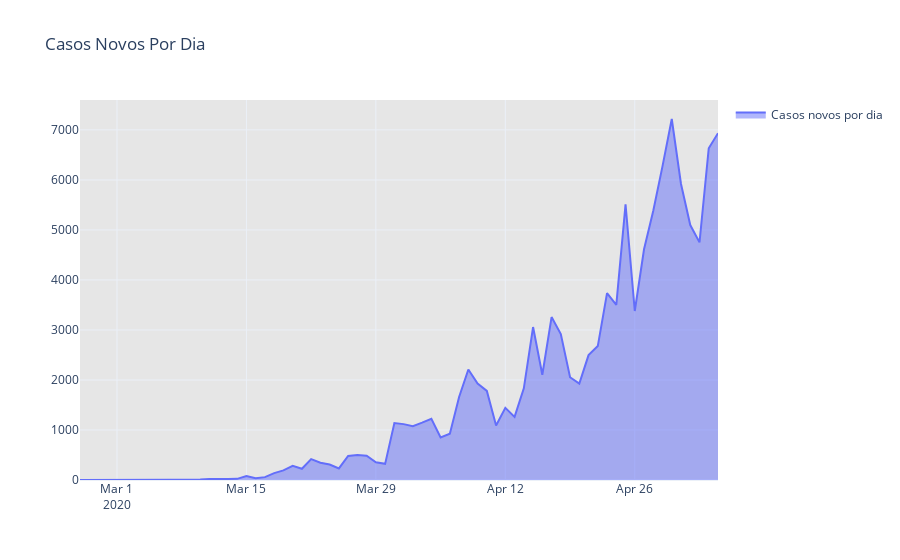

Source (notebook cell):
### Code cell
from datetime import datetime
now = datetime.now()
fig2 = go.Figure()
    
fig2.add_trace(go.Scatter(x = casosNovosDia.data, y = casosNovosDia['casosNovos'], name="Casos novos por dia",fill='tonexty'))


fig2.update_layout(title='Casos Novos Por Dia',
                   plot_bgcolor='rgb(230, 230,230)',
                   showlegend=True, template="plotly_white",
)

fig2.show()
plotly.offline.plot(fig2, filename='HTML/NovosCasosBrasilDia.html', auto_open=False)

### Figure 1 — Plotly figure (JSON) as saved in the notebook; plotly's stock layout.template omitted (floating-point values rounded to 4 significant figures)
{"data": [{"fill": "tonexty", "name": "Casos novos por dia", "type": "scatter", "x": ["2020-02-26", "2020-02-27", "2020-02-28", "2020-02-29", "2020-03-01", "2020-03-02", "2020-03-03", "2020-03-04", "2020-03-05", "2020-03-06", "2020-03-07", "2020-03-08", "2020-03-09", "2020-03-10", "2020-03-11", "2020-03-12", "2020-03-13", "2020-03-14", "2020-03-15", "2020-03-16", "2020-03-17", "2020-03-18", "2020-03-19", "2020-03-20", "2020-03-21", "2020-03-22", "2020-03-23", "2020-03-24", "2020-03-25", "2020-03-26", "2020-03-27", "2020-03-28", "2020-03-29", "2020-03-30", "2020-03-31", "2020-04-01", "2020-04-02", "2020-04-03", "2020-04-04", "2020-04-05", "2020-04-06", "2020-04-07", "2020-04-08", "2020-04-09", "2020-04-10", "2020-04-11", "2020-04-12", "2020-04-13", "2020-04-14", "2020-04-15", "2020-04-16", "2020-04-17", "2020-04-18", "2020-04-19", "2020-04-20", "2020-04-21", "2020-04-22", "2020-04-23", "2020-04-24", "2020-04-25", "2020-04-26", "2020-04-27", "2020-04-28", "2020-04-29", "2020-04-30", "2020-05-01", "2020-05-02", "2020-05-03", "2020-05-04", "2020-05-05"], "y": [1, 0, 0, 1, 0, 0, 0, 1, 4, 6, 6, 6, 0, 9, 18, 25, 21, 23, 79, 34, 57, 137, 193, 283, 224, 418, 345, 310, 232, 482, 502, 486, 353, 323, 1138, 1117, 1076, 1146, 1222, 852, 926, 1661, 2210, 1930, 1781, 1089, 1442, 1261, 1832, 3058, 2105, 3257, 2917, 2055, 1927, 2498, 2678, 3735, 3503, 5514, 3379, 4613, 5385, 6276, 7218, 5919, 5097, 4751, 6633, 6935]}], "layout": {"plot_bgcolor": "rgb(230, 230,230)", "showlegend": true, "title": {"text": "Casos Novos Por Dia"}}}
